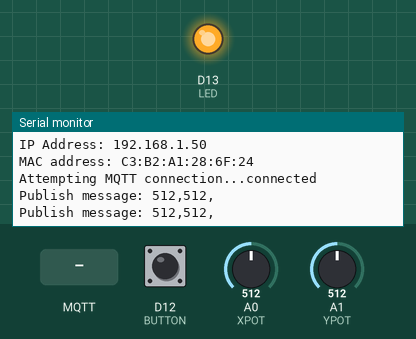
Recording of a sketch running on a simulated Arduino MKR. Shown: output pins drawn as LEDs (lit = HIGH), the last lines printed to the serial monitor. The test bench sets the inputs (shaded band); at power-on: D12 (BUTTON) LOW, A0 (XPOT) = 512, A1 (YPOT) = 512. WiFi joins after 1.5 s; servers stay silent unless stated; no MQTT or app messages arrive unless stated.

Above: at 7.7 s.
7.8 s: MQTT message "1" arrives on the first subscribed topic
At 8.4 s:
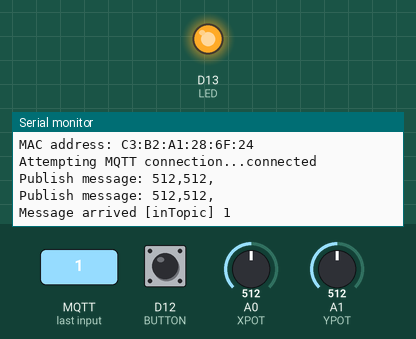
9.3 s: MQTT message "on" arrives on the first subscribed topic
At 9.48 s:
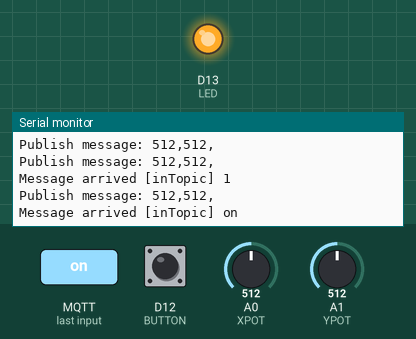
10.8 s: MQTT message "off" arrives on the first subscribed topic
At 11.4 s:
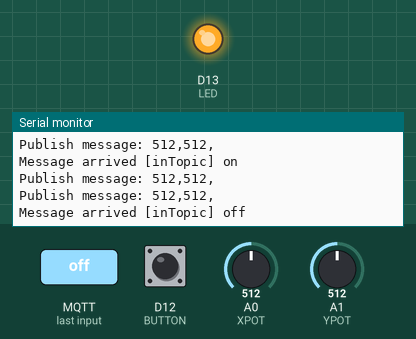

Measured:
- after the input at 7.8 s, the serial monitor: prints a new line at once (image 1)
- after the input at 9.3 s, the serial monitor: prints a new line at once (image 2)
- after the input at 10.8 s, the serial monitor: prints a new line at once (image 3)

The sketch:

mqtt_joystick_winc1500.ino
```cpp
/*
 Basic ESP8266 MQTT example

 This sketch demonstrates the capabilities of the pubsub library in combination
 with the ESP8266 board/library.

 It connects to an MQTT server then:
  - publishes "hello world" to the topic "outTopic" every two seconds
  - subscribes to the topic "inTopic", printing out any messages
    it receives. NB - it assumes the received payloads are strings not binary
  - If the first character of the topic "inTopic" is an 1, switch ON the ESP Led,
    else switch it off

 It will reconnect to the server if the connection is lost using a blocking
 reconnect function. See the 'mqtt_reconnect_nonblocking' example for how to
 achieve the same result without blocking the main loop.

 To install the ESP8266 board, (using Arduino 1.6.4+):
  - Add the following 3rd party board manager under "File -> Preferences -> Additional Boards Manager URLs":
       http://arduino.esp8266.com/stable/package_esp8266com_index.json
  - Open the "Tools -> Board -> Board Manager" and click install for the ESP8266"
  - Select your ESP8266 in "Tools -> Board"

*/

#include <PubSubClient.h>
#include <WiFi101.h>

/************************* Constants *****************************/
#define XPOT A0
#define YPOT A1
#define BUTTON 12
#define LED 13
long lastMsg = 0;
const int msgDelay = 1000; //how often to send data

/************************* WiFI Setup *****************************/
#define WINC_CS   8
#define WINC_IRQ  7
#define WINC_RST  4
#define WINC_EN   2     // or, tie EN to VCC

char ssid[] = "221B Baker Street";     //  your network SSID (name)
char pass[] = "perfectcarlos";    // your network password (use for WPA, or use as key for WEP)
int keyIndex = 0;                // your network key Index number (needed only for WEP)

int status = WL_IDLE_STATUS;

const char* mqtt_server = "192.168.0.221";

WiFiClient wifiClient;
PubSubClient client(wifiClient);

char msg_x[50];
char msg_y[50];
char msg_posn[50];
char msg_button[50];
int value = 0;

void setup() {
  pinMode(LED, OUTPUT);     // Initialize the BUILTIN_LED pin as an output
  WiFi.setPins(WINC_CS, WINC_IRQ, WINC_RST, WINC_EN);
  while (!Serial);
  Serial.begin(115200);
  setup_wifi();
  client.setServer(mqtt_server, 1883);
  client.setCallback(callback);
  digitalWrite(LED, HIGH);
}

void setup_wifi() {
  // Initialise the Client
  Serial.print(("\nInit the WiFi module..."));
  // check for the presence of the breakout
  if (WiFi.status() == WL_NO_SHIELD) {
    Serial.println("WINC1500 not present");
    // don't continue:
    while (true);
  }
  Serial.println("ATWINC OK!");

  // attempt to connect to Wifi network:
  while ( status != WL_CONNECTED) {
    Serial.print("Attempting to connect to WPA SSID: ");
    Serial.println(ssid);
    // Connect to WPA/WPA2 network:
    status = WiFi.begin(ssid, pass);

    // wait 10 seconds for connection:
    delay(5000);
  }

  // you're connected now, so print out the data:
  digitalWrite(LED, LOW);
  Serial.println("You're connected to the network!");
  printCurrentNet();
  printWifiData();
}

void callback(char* topic, byte* payload, unsigned int length) {
  Serial.print("Message arrived [");
  Serial.print(topic);
  Serial.print("] ");
  for (int i = 0; i < length; i++) {
    Serial.print((char)payload[i]);
  }
  Serial.println();

}

void reconnect() {
  // Loop until we're reconnected
  while (!client.connected()) {
    Serial.print("Attempting MQTT connection...");
    // Attempt to connect
    if (client.connect("Joystick")) {
      Serial.println("connected");
      // Once connected, publish an announcement...
      client.publish("outTopic", "hello world");
      // ... and resubscribe
      client.subscribe("inTopic");
    } else {
      Serial.print("failed, rc=");
      Serial.print(client.state());
      Serial.println(" try again in 5 seconds");
      // Wait 5 seconds before retrying
      delay(5000);
    }
  }
}
void loop() {

  if (!client.connected()) {
    reconnect();
  }
  client.loop();

  if ((unsigned long)(millis() - lastMsg) >= msgDelay) {
    lastMsg = millis();

    int xval = analogRead(XPOT);
    int yval = analogRead(YPOT);
    int buttonval = digitalRead(BUTTON);

    String posnString = String(xval) + "," + String(yval) + ",";
    posnString.toCharArray(msg_posn, posnString.length() + 1);
    Serial.print("Publish message: ");
    Serial.println(msg_posn);
    client.publish("joystick/posn", msg_posn);


//    String x_str = String(xval);
//    x_str.toCharArray(msg_x, x_str.length() + 1);
//    Serial.print("Publish message X: ");
//    Serial.println(msg_x);
//    client.publish("joystick/x", msg_x);
//
//    String y_str = String(yval);
//    y_str.toCharArray(msg_y, y_str.length() + 1);
//    Serial.print("Publish message Y: ");
//    Serial.println(msg_y);
//    client.publish("joystick/y", msg_y);
  }
}

void printWifiData() {
  // print your WiFi shield's IP address:
  IPAddress ip = WiFi.localIP();
  Serial.print("IP Address: ");
  Serial.println(ip);

  // print your MAC address:
  byte mac[6];
  WiFi.macAddress(mac);
  Serial.print("MAC address: ");
  Serial.print(mac[5], HEX);
  Serial.print(":");
  Serial.print(mac[4], HEX);
  Serial.print(":");
  Serial.print(mac[3], HEX);
  Serial.print(":");
  Serial.print(mac[2], HEX);
  Serial.print(":");
  Serial.print(mac[1], HEX);
  Serial.print(":");
  Serial.println(mac[0], HEX);
}

void printCurrentNet() {
  // print the SSID of the network you're attached to:
  Serial.print("SSID: ");
  Serial.println(WiFi.SSID());
}
```
